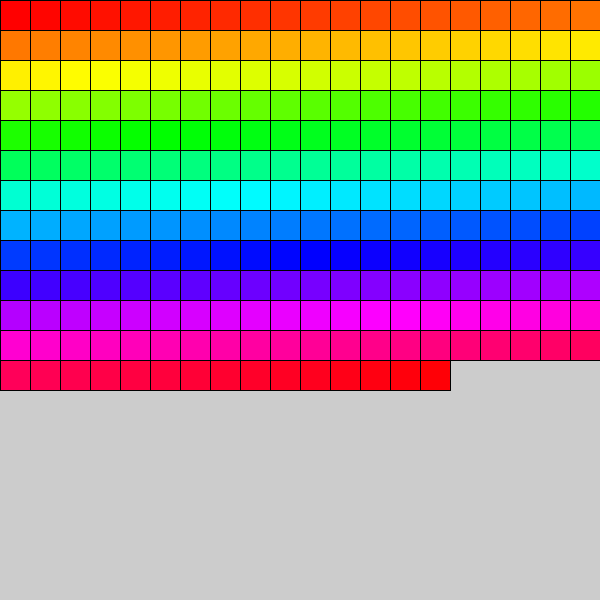
Frame 1 (no input)
Frame 60 (the mouse pressed at the canvas centre just before this capture): identical to frame 1, image omitted
Frame 120 (the mouse held since frame 60 and released just before this capture): identical to frame 1, image omitted

The Processing sketch that drew this single still picture (run headless with seeded random() and noise(); from frame 60 on, the mouse is pressed at the canvas centre):

// Processing sketch: hsb
// ── hsb.pde
/*
HKB CAS Data Visualization 2017
Color Einführung

HSB Farbraum: 
fill(Winkel im Farbkreis,Sättigung,Helligkeit)

*/


int posX=0;
int posY=0;
int rectsize;



void setup() {
  size(600, 600);
rectsize=width/20;
  
  colorMode(HSB);



  for (int i=0; i<255; i++) {
    fill(i, 255, 255);
    rect(posX, posY, rectsize, rectsize);
    posX+=rectsize;
    if(posX>width-rectsize){
    posX=0;
    posY+=rectsize;
    }
  };
}


void draw() {
}
